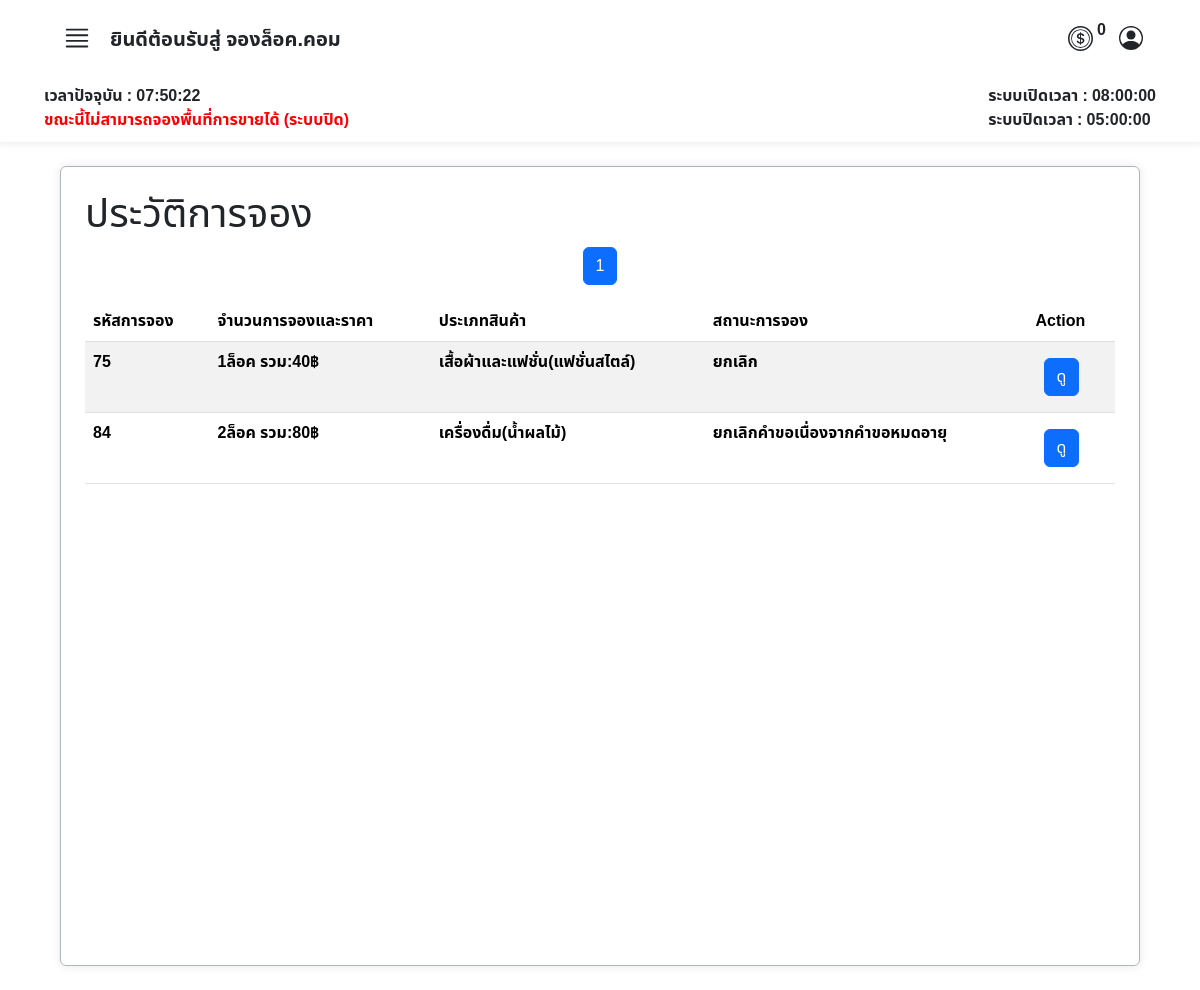
/user/booking_history.php (signed in), run on an earlier commit of the app's database.
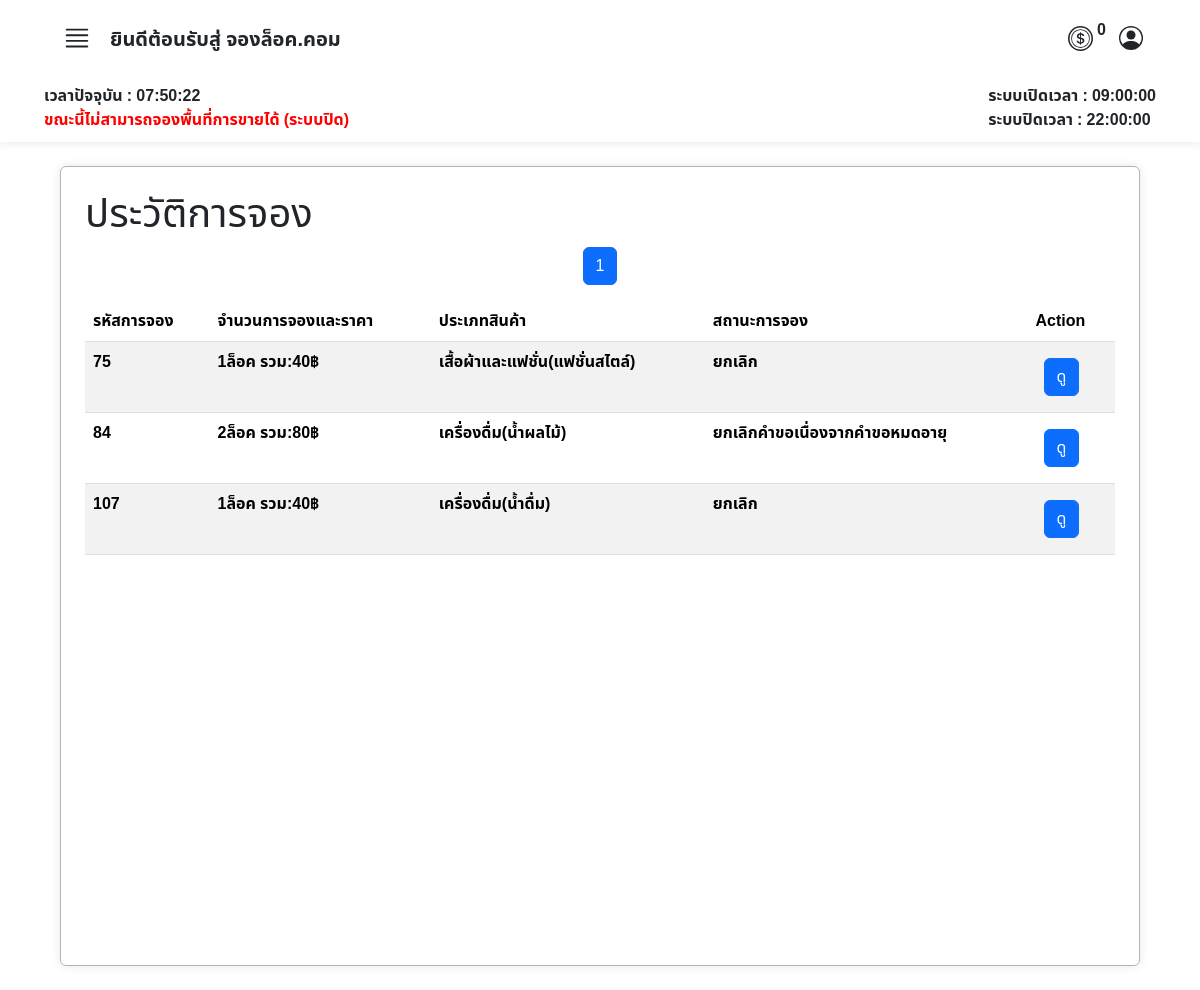
And on a later commit of the database.
### tables this page shows
CREATE TABLE `operating_hours` (
  `id` int(11) NOT NULL,
  `opening_time` time NOT NULL,
  `closing_time` time NOT NULL
);

CREATE TABLE `booked` (
  `id_booked` int(10) UNSIGNED ZEROFILL NOT NULL COMMENT 'รหัสการจองแบบเรียบร้อยแล้ว',
  `booking_id` int(10) UNSIGNED DEFAULT NULL COMMENT 'รหัสการจอง',
  `member_id` int(6) UNSIGNED DEFAULT NULL COMMENT 'รหัสลูกค้า',
  `booking_amount` varchar(45) NOT NULL,
  `total_price` varchar(45) NOT NULL,
  `product_type` int(11) NOT NULL,
  `sub_product_type` int(11) NOT NULL,
  `booking_status` int(3) UNSIGNED NOT NULL COMMENT 'สถานะการจอง',
  `booking_type` varchar(20) NOT NULL,
  `zone_id` int(3) UNSIGNED NOT NULL COMMENT 'รหัสประเภทโซน',
  `slip_img` varchar(45) DEFAULT NULL COMMENT 'log',
  `booking_date` timestamp NOT NULL DEFAULT current_timestamp() ON UPDATE current_timestamp() COMMENT 'วันเวลาที่จอง',
  `booked_lock_number` varchar(10) DEFAULT NULL COMMENT 'เลขล็อคที่จะได้',
  `expiration_date` datetime DEFAULT NULL
);

CREATE TABLE `category` (
  `id_category` int(11) NOT NULL,
  `cat_name` varchar(45) NOT NULL
);

CREATE TABLE `sub_category` (
  `idsub_category` int(11) NOT NULL,
  `id_category` int(11) DEFAULT NULL,
  `sub_cat_name` varchar(45) NOT NULL
);

CREATE TABLE `booking_status` (
  `id` int(3) UNSIGNED NOT NULL COMMENT 'รหัสสถานะการจอง',
  `status` varchar(50) NOT NULL COMMENT 'สถานะ'
);

### user/booking_history.php (the view, shortened to what the changed rows need)
<?php
require("../condb.php");
$results_per_page = 10;
$page = isset($_GET['page']) ? (int)$_GET['page'] : 1;
$start_from = ($page - 1) * $results_per_page;
?>
<!DOCTYPE html>
<html lang="th">
<head>
    <link href="https://cdn.jsdelivr.net/npm/bootstrap@5.3.3/dist/css/bootstrap.min.css" rel="stylesheet">
    <link rel="stylesheet" href="../asset/css/font.css">
</head>
<body>
    <?php
    include('./user_nav.php');
    ?>
    <div class="container my-4 p-2 border border-dark-subtle rounded  overflow-auto  bgcolor" style="width: 90%; height: 50rem;">
        <div class="tab-content" id="myTabContent">
            <div class="tab-pane fade show active mt-2 mx-2 p-2" id="category">
                <div>
                    <h1>ประวัติการจอง</h1>
                </div>
                <div class="mt-2 overflow-auto">
                    <?php
                    $sql_total = "SELECT COUNT(*) FROM market_booking.booked WHERE member_id = $user_id";
                    $result_total = $conn->query($sql_total);
                    $row_total = $result_total->fetch_row();
                    $total_records = $row_total[0];
                    $total_pages = ceil($total_records / $results_per_page);
                    $current_page = isset($_GET['page']) ? $_GET['page'] : 1;
                    $adjacents = 1;
                    echo "<nav>";
                    echo "<ul class='pagination justify-content-center'>";
                    if ($total_pages <= (1 + ($adjacents * 2))) {
                        for ($i = 1; $i <= $total_pages; $i++) {
                            if ($i == $current_page) {
                                echo "<li class='page-item active'><a class='page-link' href='#'>" . $i . "</a></li>";
                            } else {
                                echo "<li class='page-item'><a class='page-link' href='?page=" . $i . "'>" . $i . "</a></li>";
                            }
                        }
                    }
                    echo "</ul>";
                    echo "</nav>";
                    $sql = "SELECT
                                B.booking_id,
                                CONCAT(U.prefix, ' ', U.firstname, ' ', U.lastname) AS fullname,
                                B.booking_amount,
                                B.total_price,
                                C.cat_name,
                                SC.sub_cat_name,
                                BS.status,
                                B.booking_type,
                                B.slip_img,
                                B.booked_lock_number,
                                B.booking_date
                            FROM market_booking.booked AS B
                            LEFT JOIN booking_status AS BS ON B.booking_status = BS.id
                            LEFT JOIN tbl_user AS U ON B.member_id = U.user_id
                            LEFT JOIN category AS C ON B.product_type = C.id_category
                            LEFT JOIN sub_category AS SC ON B.sub_product_type = SC.idsub_category
                            WHERE member_id = $user_id
                            ";
                    $sql .= " LIMIT $start_from, $results_per_page";
                    $result = $conn->query($sql);
                    if ($result === false) {
                        echo "ข้อผิดพลาด SQL: " . $conn->error;
                    } elseif ($result->num_rows > 0) {
                        echo "<table class='table table-striped'>";
                        echo "<thead>
                            <tr>
                                <th>รหัสการจอง</th>
                                <th>จำนวนการจองและราคา</th>
                                <th>ประเภทสินค้า</th>
                                <th>สถานะการจอง</th>
                                <th>Action</th>
                            </tr>
                        </thead>";
                        echo "<tbody>";
                        while ($row = $result->fetch_assoc()) {
                            echo "<tr>";
                            echo "<td><strong>" . $row["booking_id"] . "</strong></td>";
                            echo "<td><strong>" . $row["booking_amount"] . "ล็อค รวม:" . $row["total_price"] . "฿</strong></td>";
                            echo "<td><strong>" . $row["cat_name"] . "(" . $row["sub_cat_name"] . ")</strong></td>";
                            echo "<td><strong>" . $row["status"] . "</strong></td>";
                            echo "<td>
                                    <button
                                        class='btn btn-primary m-2' type='button'
                                        data-bs-toggle='modal'
                                        data-bs-target='#viewBookingModal'
                                        data-id='" . $row["booking_id"] . "'>
                                        ดู
                                    </button>
                                </td>";
                            echo "</tr>";
                        }
                        echo "</tbody></table>";
                    } else {
                        echo "ไม่พบข้อมูล";
                    }
                    ?>
                </div>
            </div>
        </div>
    </div>
</body>
</html>

### user/user_nav.php (shortened to what the changed rows need)
<nav class="row g-2 bgcolor">
                            <?php
                            $user_id = $_SESSION["user_id"];
                            ?>
    <?php
    require("../condb.php");
    $sql_time = "SELECT opening_time, closing_time FROM operating_hours LIMIT 1";
    $result = $conn->query($sql_time);
    $row_time = $result->fetch_assoc();
    $openingTime = $row_time['opening_time'];
    $closingTime = $row_time['closing_time'];
    ?>
    <div class="col-12 d-flex justify-content-between px-5">
        <strong>
            <div id="opening_time">ระบบเปิดเวลา : <?php echo $openingTime; ?></div>
            <div id="closing_time">ระบบปิดเวลา : <?php echo $closingTime; ?></div>
        </strong>
    </div>
</nav>

What changed in the data, as far as the page shows it:
changed operating_hours: opening_time "08:00:00" → "09:00:00"; closing_time "05:00:00" → "22:00:00"
added booked: booking "107", booking_amount "1", total_price "40", product_type.cat_name "เครื่องดื่ม", sub_category.sub_cat_name "น้ำดื่ม", booking_status.status "ยกเลิก"
